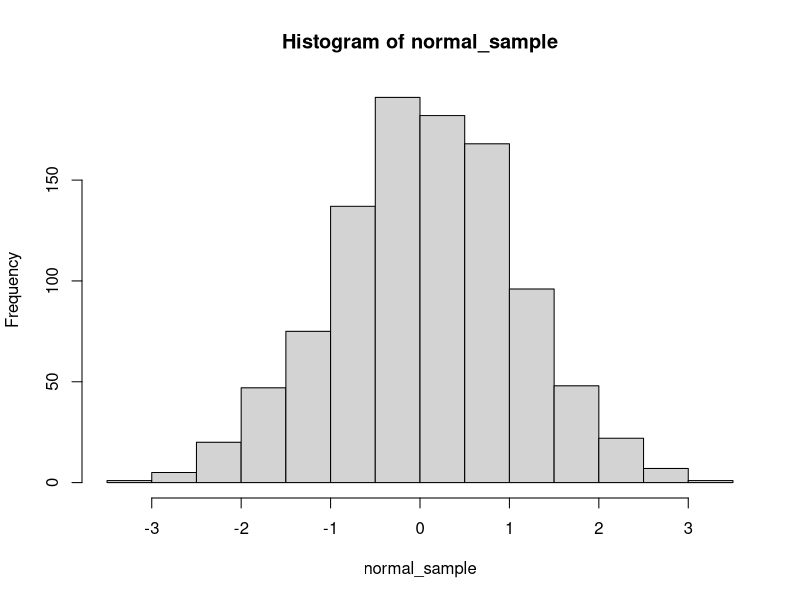
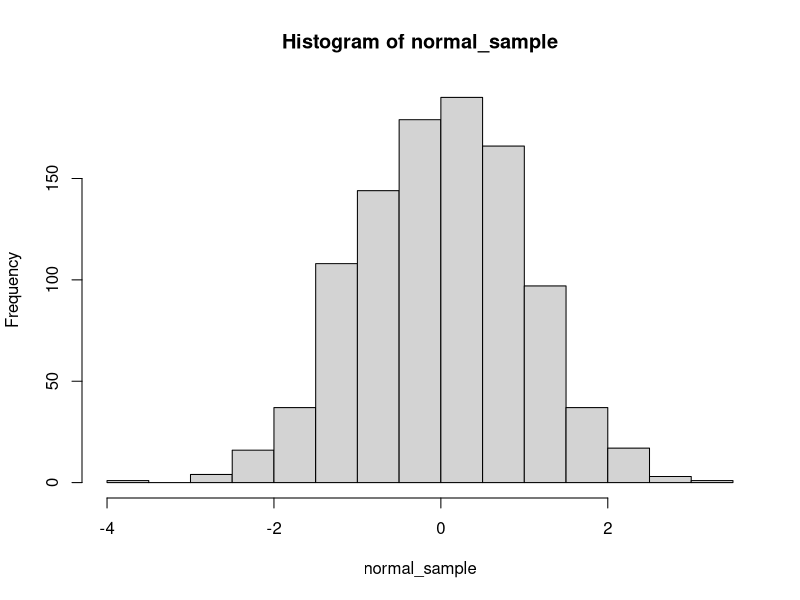

Write R code to recreate these figures, in order.
## ---- chunk 1
x <- seq(from=0, to=1, by=0.1)
cube_root_x <- rep(0, length(x))
for(i in 1:length(x)){
  cube_root_x[i] <- x[i]^(1/3)
}
cube_root_x
## ---- chunk 2
x <- seq(from=0, to=2, by=0.05)
cube_root_x <- rep(0, length(x))
for(i in 1:length(x)){
  cube_root_x[i] <- x[i]^(1/3)
}
cube_root_x
## ---- chunk 3
x <- seq(from=0, to=1, by=0.1)
cube_root_x <- x^(1/3)
cube_root_x
## ---- chunk 4
n <- 1000
normal_sample <- rep(NA, n)
for(i in 1:n){
  normal_sample[i] <- rnorm(n=1, mean=0, sd=1)
}
hist(normal_sample)
## ---- chunk 5
normal_sample <- rnorm(1000)
hist(normal_sample)
## ---- chunk 6
# set a seed for reproducibility
set.seed(321)

nsim <- 1000 # number of games
results <- rep(NA, nsim)

for(i in 1:nsim){
  # each game starts with the marker in the middle
  marker <- 0
  
  # play until the marker crosses 0.5 or -0.5
  while(abs(marker) < 0.5){
    robotA <- runif(1, 0, 0.5)
    robotB <- runif(1, 0, 0.5)
    marker <- marker + robotA - robotB
  }
  
  # check whether robot A wins
  results[i] <- marker >= 0.5
}

# fraction of the time that robot A wins
mean(results)
## ---- chunk 7
# set a seed for reproducibility
set.seed(321)

nsim <- 1000 # number of games
results <- rep(NA, nsim)

for(i in 1:nsim){
  # each game starts with the marker in the middle
  marker <- 0
  
  # first robot to pull is robot A
  current_robot <- "A"
  
  # play until the marker crosses 0.5 or -0.5
  while(abs(marker) < 0.5){
    pull <- runif(1, 0, 0.5)
    
    # movement depends on whether current robot is A or B
    marker <- ifelse(current_robot == "A", marker + pull, marker - pull)
    
    # switch robot for the next pull
    current_robot <- ifelse(current_robot == "A", "B", "A")
  }
  results[i] <- marker >= 0.5
}

# fraction of the time that robot A wins
mean(results)
